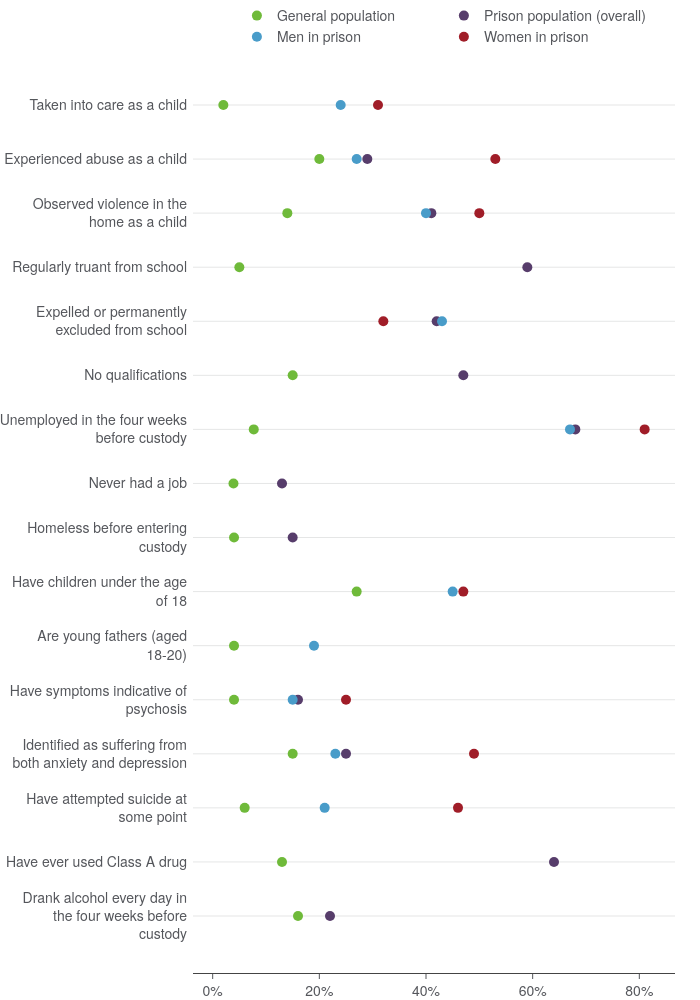

The notebook cell this image was saved under:
### Code cell
fig = plotly_social_characteristics.main()
fig

### Figure 1 — Plotly figure (JSON) as saved in the notebook; plotly's stock layout.template omitted (floating-point values rounded to 4 significant figures)
{"data": [{"hovertemplate": "%{x}", "marker": {"color": "#6FBA3A"}, "mode": "markers", "name": "General population", "orientation": "h", "text": ["General population", "General population", "General population", "General population", "General population", "General population", "General population", "General population", "General population", "General population", "General population", "General population", "General population", "General population", "General population", "General population"], "textposition": "top center", "texttemplate": "%{text}%", "type": "scatter", "x": ["2", "20", "14", "5", "<1", "15", "7.7", "3.9", "4", "27", "4", "4", "15", "6", "13", "16"], "y": ["Taken into care as a child", "Experienced abuse as a child", "Observed violence in the<br>home as a child", "Regularly truant from school", "Expelled or permanently<br>excluded from school", "No qualifications", "Unemployed in the four weeks<br>before custody", "Never had a job", "Homeless before entering<br>custody", "Have children under the age<br>of 18", "Are young fathers (aged<br>18-20)", "Have symptoms indicative of<br>psychosis", "Identified as suffering from<br>both anxiety and depression", "Have attempted suicide at<br>some point", "Have ever used Class A drug", "Drank alcohol every day in<br>the four weeks before<br>custody"]}, {"hovertemplate": "%{x}", "marker": {"color": "#573D6B"}, "mode": "markers", "name": "Prison population (overall)", "orientation": "h", "text": ["Prison population (overall)", "Prison population (overall)", "Prison population (overall)", "Prison population (overall)", "Prison population (overall)", "Prison population (overall)", "Prison population (overall)", "Prison population (overall)", "Prison population (overall)", "Prison population (overall)", "Prison population (overall)", "Prison population (overall)"], "textposition": "top center", "texttemplate": "%{text}%", "type": "scatter", "x": [29, 41, 59, 42, 47, 68, 13, 15, 16, 25, 64, 22], "y": ["Experienced abuse as a child", "Observed violence in the<br>home as a child", "Regularly truant from school", "Expelled or permanently<br>excluded from school", "No qualifications", "Unemployed in the four weeks<br>before custody", "Never had a job", "Homeless before entering<br>custody", "Have symptoms indicative of<br>psychosis", "Identified as suffering from<br>both anxiety and depression", "Have ever used Class A drug", "Drank alcohol every day in<br>the four weeks before<br>custody"]}, {"hovertemplate": "%{x}", "marker": {"color": "#499CC9"}, "mode": "markers", "name": "Men in prison", "orientation": "h", "text": ["Men in prison", "Men in prison", "Men in prison", "Men in prison", "Men in prison", "Men in prison", "Men in prison", "Men in prison", "Men in prison", "Men in prison"], "textposition": "top center", "texttemplate": "%{text}%", "type": "scatter", "x": [24, 27, 40, 43, 67, 45, 19, 15, 23, 21], "y": ["Taken into care as a child", "Experienced abuse as a child", "Observed violence in the<br>home as a child", "Expelled or permanently<br>excluded from school", "Unemployed in the four weeks<br>before custody", "Have children under the age<br>of 18", "Are young fathers (aged<br>18-20)", "Have symptoms indicative of<br>psychosis", "Identified as suffering from<br>both anxiety and depression", "Have attempted suicide at<br>some point"]}, {"hovertemplate": "%{x}", "marker": {"color": "#A01D28"}, "mode": "markers", "name": "Women in prison", "orientation": "h", "text": ["Women in prison", "Women in prison", "Women in prison", "Women in prison", "Women in prison", "Women in prison", "Women in prison", "Women in prison", "Women in prison"], "textposition": "top center", "texttemplate": "%{text}%", "type": "scatter", "x": [31, 53, 50, 32, 81, 47, 25, 49, 46], "y": ["Taken into care as a child", "Experienced abuse as a child", "Observed violence in the<br>home as a child", "Expelled or permanently<br>excluded from school", "Unemployed in the four weeks<br>before custody", "Have children under the age<br>of 18", "Have symptoms indicative of<br>psychosis", "Identified as suffering from<br>both anxiety and depression", "Have attempted suicide at<br>some point"]}], "layout": {"height": 1000, "hovermode": "y unified", "legend": {"itemclick": "toggleothers", "itemdoubleclick": false, "orientation": "h", "traceorder": "normal", "x": 0.95, "xanchor": "right", "y": 1, "yanchor": "bottom"}, "paper_bgcolor": "white", "plot_bgcolor": "white", "showlegend": true, "width": 700, "xaxis": {"automargin": true, "showline": true, "ticks": "outside", "ticksuffix": "%", "zeroline": false}, "yaxis": {"automargin": true, "autorange": "reversed", "type": "category"}}}
